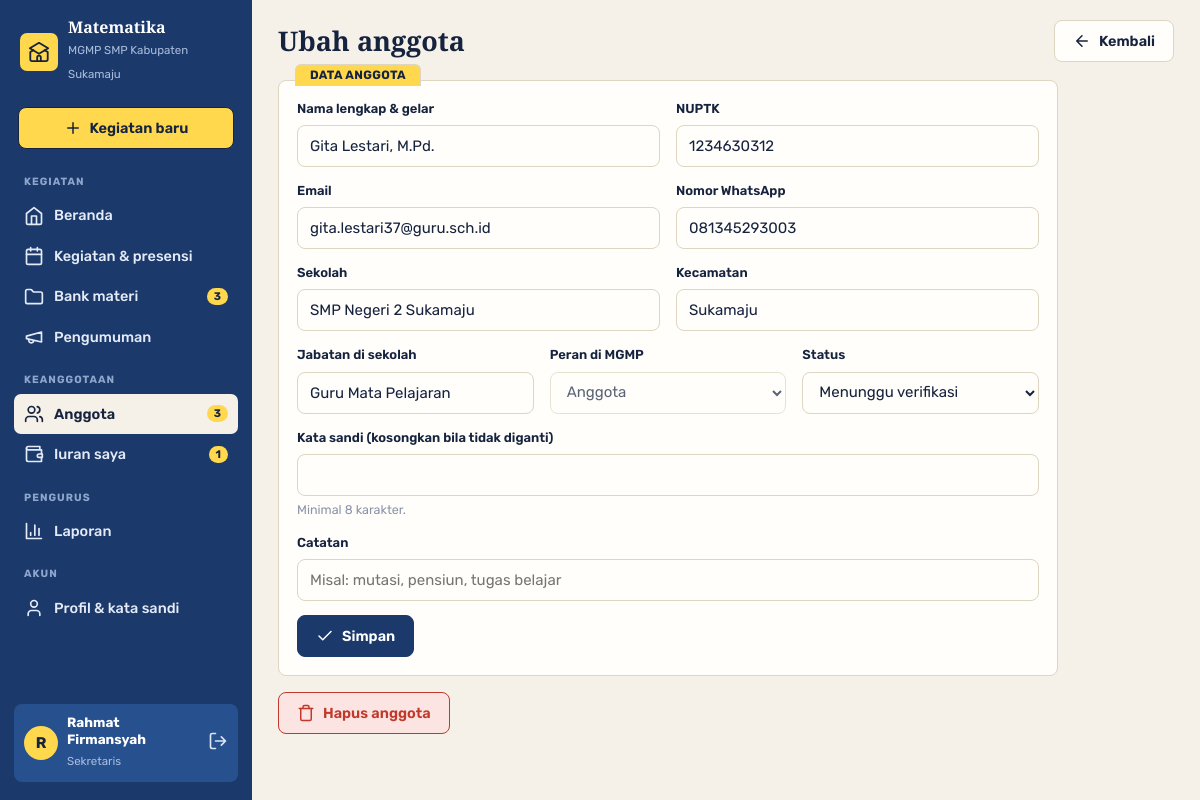
Page /index.php?page=anggota.form&id=42 (signed in) on the committed database.
### tables this page shows
CREATE TABLE `pengaturan` (
  `id` TINYINT UNSIGNED NOT NULL PRIMARY KEY,
  `nama` VARCHAR(120) NOT NULL,
  `mapel` VARCHAR(60) NOT NULL,
  `jenjang` VARCHAR(20) NOT NULL,
  `wilayah` VARCHAR(80) NOT NULL,
  `sekretariat` VARCHAR(200) DEFAULT NULL,
  `telepon` VARCHAR(30) DEFAULT NULL,
  `email` VARCHAR(120) DEFAULT NULL,
  `whatsapp` VARCHAR(20) DEFAULT NULL,
  `ketua` VARCHAR(100) DEFAULT NULL,
  `sekretaris` VARCHAR(100) DEFAULT NULL,
  `bendahara` VARCHAR(100) DEFAULT NULL,
  `pembina` VARCHAR(100) DEFAULT NULL,
  `periode` VARCHAR(20) DEFAULT NULL,
  `iuran_bulanan` INT UNSIGNED NOT NULL DEFAULT 0,
  `menit_presensi` SMALLINT UNSIGNED NOT NULL DEFAULT 120,
  `tagline` VARCHAR(160) DEFAULT NULL,
  `tentang` TEXT,
  `logo` VARCHAR(120) DEFAULT NULL
);

CREATE TABLE `anggota` (
  `id` INT UNSIGNED NOT NULL AUTO_INCREMENT PRIMARY KEY,
  `nuptk` VARCHAR(20) DEFAULT NULL,
  `nama` VARCHAR(100) NOT NULL,
  `email` VARCHAR(120) NOT NULL UNIQUE,
  `password` VARCHAR(255) NOT NULL,
  `no_hp` VARCHAR(20) DEFAULT NULL,
  `sekolah` VARCHAR(120) NOT NULL,
  `kecamatan` VARCHAR(60) DEFAULT NULL,
  `jabatan` VARCHAR(40) DEFAULT 'Guru Mata Pelajaran',
  `role` ENUM('ketua','sekretaris','bendahara','anggota') NOT NULL DEFAULT 'anggota',
  `status` ENUM('pending','aktif','nonaktif') NOT NULL DEFAULT 'pending',
  `catatan` VARCHAR(200) DEFAULT NULL,
  `created_at` DATETIME NOT NULL,
  KEY `idx_status` (`status`)
);

### index.php (called while the page is built, shortened)
<?php
require __DIR__ . '/includes/bootstrap.php';
$publik = ['beranda', 'daftar', 'cek', 'login'];
$routes = [
    'beranda'           => 'pages/beranda.php',
    'daftar'            => 'pages/daftar.php',
    'cek'               => 'pages/cek.php',
    'login'             => 'pages/login.php',
    'logout'            => 'pages/logout.php',
    'dashboard'         => 'pages/dashboard.php',
    'kegiatan'          => 'pages/kegiatan/index.php',
    'kegiatan.detail'   => 'pages/kegiatan/detail.php',
    'kegiatan.form'     => 'pages/kegiatan/form.php',
    'kegiatan.aksi'     => 'pages/kegiatan/aksi.php',
    'kegiatan.cetak'    => 'pages/kegiatan/cetak.php',
    'materi'            => 'pages/materi/index.php',
    'materi.form'       => 'pages/materi/form.php',
    'materi.aksi'       => 'pages/materi/aksi.php',
    'materi.unduh'      => 'pages/materi/unduh.php',
    'iuran'             => 'pages/iuran/index.php',
    'iuran.aksi'        => 'pages/iuran/aksi.php',
    'kas'               => 'pages/iuran/kas.php',
    'anggota'           => 'pages/anggota/index.php',
    'anggota.form'      => 'pages/anggota/form.php',
    'anggota.aksi'      => 'pages/anggota/aksi.php',
    'pengumuman'        => 'pages/pengumuman.php',
    'laporan'           => 'pages/laporan.php',
    'laporan.csv'       => 'pages/csv.php',
    'profil'            => 'pages/profil.php',
    'pengaturan'        => 'pages/pengaturan.php',
];
$page = $_GET['page'] ?? (user() ? 'dashboard' : 'beranda');
if (!in_array($page, $publik, true)) require_login();
require __DIR__ . '/' . $routes[$page];

### pages/anggota/form.php (the view, shortened to what this page needs)
<?php
$id = (int) ($_GET['id'] ?? 0);
$a = $id ? q('SELECT * FROM anggota WHERE id = ?', [$id])->fetch() : null;
$bolehPeran = role() === 'ketua';
$a = $a ?: ['nama' => '', 'nuptk' => '', 'email' => '', 'no_hp' => '', 'sekolah' => '', 'kecamatan' => '',
            'jabatan' => 'Guru Mata Pelajaran', 'role' => 'anggota', 'status' => 'aktif', 'catatan' => ''];
$err = [];
$title = $id ? 'Ubah anggota' : 'Tambah anggota';
$actions = '<a class="btn putih" href="' . url('anggota') . '">' . icon('arrow-left', 18) . ' Kembali</a>';
require __DIR__ . '/../../includes/header.php';
?>
<form method="post" class="kartu map" data-tab="Data anggota" style="max-width:780px">
  <div class="grid g2">
    <label class="f"><span>Nama lengkap &amp; gelar</span><input name="nama" value="<?= e($a['nama']) ?>" maxlength="100" required><?php if (isset($err['nama'])): ?><span class="galat"><?= e($err['nama']) ?></span><?php endif; ?></label>
    <label class="f"><span>NUPTK</span><input name="nuptk" value="<?= e($a['nuptk']) ?>" maxlength="20"><?php if (isset($err['nuptk'])): ?><span class="galat"><?= e($err['nuptk']) ?></span><?php endif; ?></label>
  </div>
  <div class="grid g2">
    <label class="f"><span>Email</span><input type="email" name="email" value="<?= e($a['email']) ?>" maxlength="120" required><?php if (isset($err['email'])): ?><span class="galat"><?= e($err['email']) ?></span><?php endif; ?></label>
    <label class="f"><span>Nomor WhatsApp</span><input name="no_hp" value="<?= e($a['no_hp']) ?>" maxlength="20"><?php if (isset($err['no_hp'])): ?><span class="galat"><?= e($err['no_hp']) ?></span><?php endif; ?></label>
  </div>
  <div class="grid g2">
    <label class="f"><span>Sekolah</span><input name="sekolah" value="<?= e($a['sekolah']) ?>" maxlength="120" required><?php if (isset($err['sekolah'])): ?><span class="galat"><?= e($err['sekolah']) ?></span><?php endif; ?></label>
    <label class="f"><span>Kecamatan</span><input name="kecamatan" value="<?= e($a['kecamatan']) ?>" maxlength="60"></label>
  </div>
  <div class="grid g3">
    <label class="f"><span>Jabatan di sekolah</span><input name="jabatan" value="<?= e($a['jabatan']) ?>" maxlength="40"></label>
    <label class="f"><span>Peran di MGMP</span><select name="role"<?= $bolehPeran ? '' : ' disabled title="Peran hanya bisa diatur ketua"' ?>><?php foreach (LABEL_ROLE as $k => $v): ?><option value="<?= $k ?>" <?= $a['role'] === $k ? 'selected' : '' ?>><?= e($v) ?></option><?php endforeach; ?></select><?php if (isset($err['role'])): ?><span class="galat"><?= e($err['role']) ?></span><?php endif; ?></label>
    <label class="f"><span>Status</span><select name="status"><?php foreach (STATUS_ANGGOTA as $k => $v): ?><option value="<?= $k ?>" <?= $a['status'] === $k ? 'selected' : '' ?>><?= e($v[0]) ?></option><?php endforeach; ?></select></label>
  </div>
  <label class="f"><span>Kata sandi <?= $id ? '(kosongkan bila tidak diganti)' : 'awal' ?></span><input type="password" name="password" <?= $id ? '' : 'required' ?>><small>Minimal 8 karakter.</small></label>
  <label class="f"><span>Catatan</span><input name="catatan" value="<?= e($a['catatan']) ?>" maxlength="200" placeholder="Misal: mutasi, pensiun, tugas belajar"></label>
  <button class="btn"><?= icon('check', 18) ?> Simpan</button>
</form>
<?php if ($id && (int) $id !== (int) user()['id']): ?>
  <form method="post" action="<?= url('anggota.aksi') ?>" class="mt" data-yakin="Hapus anggota ini? Riwayat kehadiran dan iurannya ikut terhapus.">
    <button class="btn merah"><?= icon('trash', 18) ?> Hapus anggota</button>
  </form>
<?php endif; ?>
<?php require __DIR__ . '/../../includes/footer.php'; ?>

### includes/header.php (shortened to what this page needs)
<?php
$s = setting();
$navPending = kelola_kegiatan() ? (int) q("SELECT COUNT(*) FROM anggota WHERE status = 'pending'")->fetchColumn() : 0;
$navMateri  = kelola_kegiatan() ? (int) q("SELECT COUNT(*) FROM materi WHERE status = 'menunggu'")->fetchColumn() : 0;
$navIuran   = (int) q("SELECT COUNT(*) FROM iuran WHERE status = 'belum'" . (kelola_kas() ? '' : ' AND anggota_id = ' . (int) user()['id']))->fetchColumn();
$navMenu = ['Kegiatan' => [
    ['dashboard', 'Beranda', 'home', 0],
    ['kegiatan', 'Kegiatan & presensi', 'calendar', 0],
    ['materi', 'Bank materi', 'folder', $navMateri],
    ['pengumuman', 'Pengumuman', 'megaphone', 0],
]];
$navMenu['Keanggotaan'] = [['anggota', 'Anggota', 'users', $navPending], ['iuran', 'Iuran saya', 'wallet', $navIuran]];
if (pengurus()) {
    $navMenu['Pengurus'] = [['laporan', 'Laporan', 'chart', 0]];
}
$navMenu['Akun'] = [['profil', 'Profil & kata sandi', 'user', 0]];
$navCur = explode('.', $_GET['page'] ?? 'dashboard')[0];
?>
<!DOCTYPE html>
<html lang="id">
<head>
<link rel="stylesheet" href="assets/css/style.css">
</head>
<body>
<div class="layout">
  <aside class="drawer" id="drawer">
    <a class="head" href="<?= url('dashboard') ?>"><span class="lg"><?= icon('school', 22) ?></span><span><b><?= e($s['mapel']) ?></b><small>MGMP <?= e($s['jenjang'] . ' ' . $s['wilayah']) ?></small></span></a>
    <?php if (kelola_kegiatan()): ?><a class="btn stabilo" href="<?= url('kegiatan.form') ?>" style="margin:4px 4px 8px"><?= icon('plus', 18) ?> Kegiatan baru</a><?php endif; ?>
    <nav>
      <?php foreach ($navMenu as $sec => $links): ?>
        <div class="sec"><?= e($sec) ?></div>
        <?php foreach ($links as [$_nk, $_nl, $_ni, $_nn]): ?>
          <a href="<?= url($_nk) ?>" class="<?= $navCur === $_nk ? 'active' : '' ?>"><?= icon($_ni, 20) ?> <?= e($_nl) ?><?php if ($_nn): ?><span class="n"><?= $_nn ?></span><?php endif; ?></a>
        <?php endforeach; ?>
      <?php endforeach; ?>
    </nav>
    <div class="grow"></div>
    <div class="me">
      <span class="av"><?= e(mb_strtoupper(mb_substr(user()['nama'], 0, 1))) ?></span>
      <span class="grow"><b><?= e(explode(',', user()['nama'])[0]) ?></b><small><?= e(LABEL_ROLE[role()] ?? role()) ?></small></span>
      <a href="<?= url('logout') ?>" title="Keluar"><?= icon('logout', 20) ?></a>
    </div>
  </aside>
  <main class="main">
    <div class="appbar">
      <h1><?= e($title ?? 'Beranda') ?><?php if (!empty($sub)): ?><small><?= e($sub) ?></small><?php endif; ?></h1>
      <div class="acts"><?= $actions ?? '' ?></div>
    </div>

### rows in the picture
pengaturan: mapel "Matematika", jenjang+wilayah "SMP Kabupaten Sukamaju"
anggota: nama "R", nama "Rahmat Firmansyah", role "Sekretaris"
anggota: nama "Gita Lestari, M.Pd.", nuptk "1234630312", email "gita.lestari37@guru.sch.id", no_hp "081345293003", sekolah "SMP Negeri 2 Sukamaju", kecamatan "Sukamaju", jabatan "Guru Mata Pelajaran", role "Anggota", status "Menunggu verifikasi"

### other values in the picture
$sec "KEGIATAN"
$_nl "Beranda"
$_nl "Kegiatan & presensi"
$_nl "Bank materi"
$_nn "3"
$_nl "Pengumuman"
$sec "KEANGGOTAAN"
$_nl "Anggota"
$_nl "Iuran saya"
$_nn "1"
$sec "PENGURUS"
$_nl "Laporan"
$sec "AKUN"
$_nl "Profil & kata sandi"
$title "Ubah anggota"
